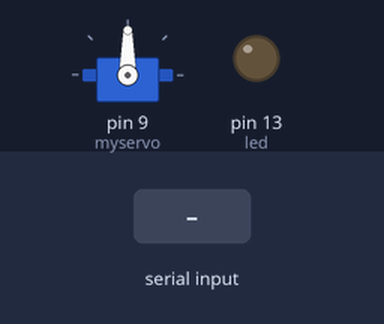
Bench run of a sketch on a simulated Arduino Uno, built with avr-gcc and run on an emulated ATmega328P. Parts: servo, output pins drawn as LEDs (lit = HIGH). The inputs (shaded band) are chosen by the test bench.

Above: at 1.2 s.
1.3 s: "p" received over Serial
At 2.5 s:
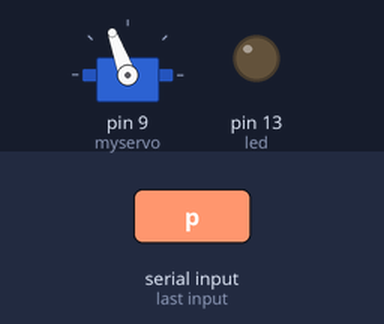
2.8 s: "o" received over Serial
At 3.7 s:
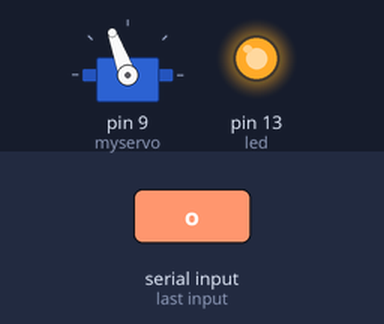
4.3 s: "m" received over Serial
At 4.9 s:
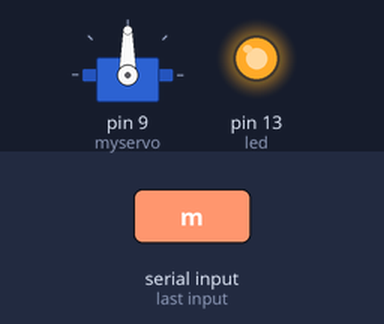
5.8 s: "m" received over Serial
At 7.0 s:
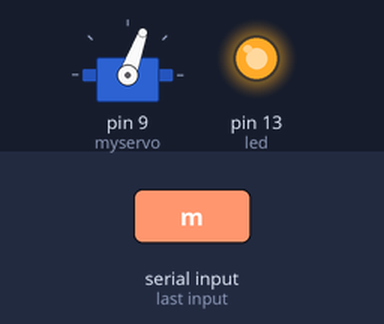
7.3 s: "f" received over Serial
At 8.4 s:
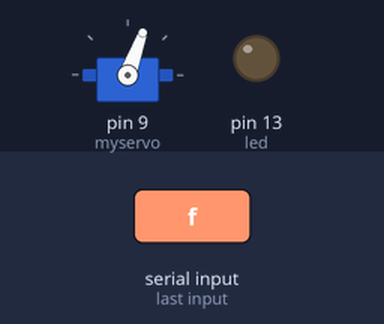
Timing chart, 0 to 9.8 s (numbered marks = the images above; inputs shaded):
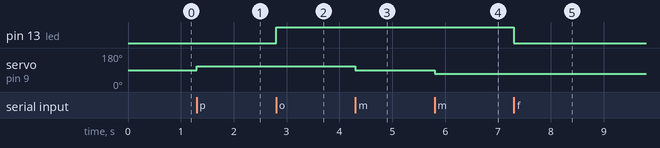

The sketch:

test_command.ino
```cpp
#include <Servo.h>

Servo myservo;

int pos = 90;  // angle tracker
int angle = 20; // how much to rotate by
int led = 13;

void setup()
{
  Serial.begin(9600);  //Begin serial communcation
  myservo.attach(9);  // attaches the servo on pin 9 to the servo object
  myservo.write(pos);
  pinMode(led,OUTPUT);
}

void loop()
{

  char var = Serial.read();
  switch (var) {
    case 'p': //rotate +
        pos = pos + angle;
        myservo.write(pos);
      break;

      case 'm': //rotate -
        pos = pos - angle;
        myservo.write(pos);
      break;

      case 'o': //ON led in pin13
        digitalWrite(led,HIGH);
      break;

      case 'f': //OFF led in pin13
        digitalWrite(led,LOW);
      break;
  }

}
```

Measured:
- after the input at 1.3 s, servo on pin 9 (myservo): 90° → 110° at once
- after the input at 2.8 s, pin 13 (led): LOW → HIGH at once
- after the input at 4.3 s, servo on pin 9 (myservo): 110° → 90° at once
- after the input at 5.8 s, servo on pin 9 (myservo): 90° → 70° at once
- after the input at 7.3 s, pin 13 (led): HIGH → LOW at once
